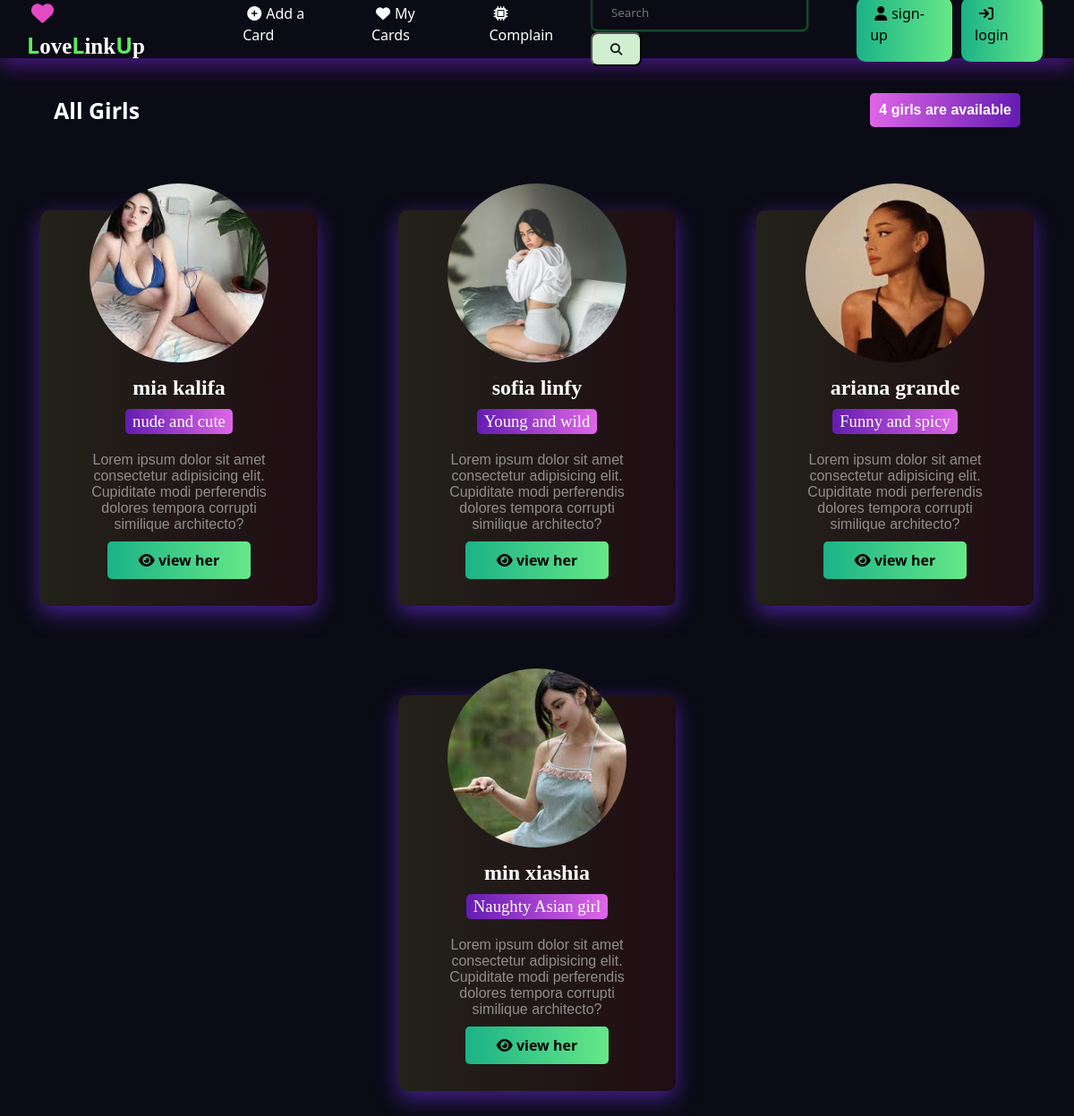
The page / on the database its author committed.
### advertiser/models.py (models this page shows, shortened)
class Girl(models.Model):
    user = models.ForeignKey(User, on_delete=models.CASCADE, null=True)
    username = models.CharField(max_length=20, unique=True)
    photo = models.ImageField(upload_to='girls/', null=True)
    title = models.CharField(max_length=100)
    description = models.TextField(max_length=700, null=True)
    phone = models.CharField(max_length=15)
    date = models.DateField(auto_now_add=True)

### advertiser/views.py (the view)
# urls.py: path('', views.indexView, name = 'index'),
def indexView(request):
    allgirls = Girl.objects.count()
    if request.user.is_authenticated:
        mygirls = Girl.objects.filter(user=request.user)
        mygirlsCount = Girl.objects.filter(user=request.user).count()
    else:
        mygirls = None
        mygirlsCount = 0
    girls = list(Girl.objects.all())
    random.shuffle(girls)
    context = {
        'girls': girls,
        'mygirls': mygirls,
        'mycount': mygirlsCount,
        'all': allgirls
    }
    return render(request, 'index.html', context)

### templates/index.html (shortened to what this page needs)
<!DOCTYPE html>
<html lang="en">
<head>
    {% load static %}
    <link rel="stylesheet" href="{% static 'css/style.css' %}">
    <link rel="stylesheet" href="https://cdnjs.cloudflare.com/ajax/libs/font-awesome/6.4.2/css/all.min.css"
 />
</head>
<body>
    <div class="navbar" id="navbar">
        <h1 class="logo"><i class="fa fa-heart" aria-hidden="true"></i><span>L</span>ove<span>L</span>ink<span>U</span>p
        </h1>
        {% if user.is_authenticated %}
        <ul class="menu">
            <li><a href="{% url 'add' %}"><i class="fa fa-plus-circle" aria-hidden="true"></i>Add a Card</a></li>
            <li><a href=""><i class="fa fa-heart" aria-hidden="true"></i>My Cards</a></li>
            <li><a href=""><i class="fa fa-microchip" aria-hidden="true"></i>Complain</a></li>
            <form method="GET" class="search">
                <input type='text' name='search-area' placeholder="Search" value="{{searchitem}}">
                <button type="submit"><i class="fa fa-search" aria-hidden="true"></i></button>
            </form>
            <li class="btn"><a href="{% url 'logout'  %}"><i class="fa fa-sign-out" aria-hidden="true"></i>logout</a>
            </li>
        </ul>
        {% else %}
        <ul class="menu">
            <li><a href="{% url 'login' %}"><i class="fa fa-plus-circle" aria-hidden="true"></i>Add a Card</a></li>
            <li><a href=""><i class="fa fa-heart" aria-hidden="true"></i>My Cards</a></li>
            <li><a href=""><i class="fa fa-microchip" aria-hidden="true"></i>Complain</a></li>
            <form method="GET" class="search">
                <input type='text' name='search-area' placeholder="Search" value="{{searchitem}}">
                <button type="submit"><i class="fa fa-search" aria-hidden="true"></i></button>
            </form>
            <li class="btn"><a href="{% url 'signup' %}"><i class="fa fa-user" aria-hidden="true"></i>sign-up</a></li>
            <li class="btn"><a href="{% url 'login' %}"><i class="fa fa-sign-in" aria-hidden="true"></i>login</a></li>
        </ul>
        {% endif %}
    </div>
    <div class="myhead">
        <h3 id="mycards" style="display: block;">All Girls</h3>
        <p>{{all}} girls are available</p>
    </div>
    <div class="container">
        {% if girls %}
        {% for girl in girls %}
        <div class="card">
            <img src="{{girl.photo.url}}" class="profile">
            <h2>{{girl.username}}</h2>
            <h3>{{girl.title}}</h3>
            <p>Lorem ipsum dolor sit amet consectetur adipisicing elit. Cupiditate modi perferendis dolores tempora
                corrupti similique architecto?</p>
            {% if user.is_authenticated %}
            <a href="{% url 'view' girl.id %}"><i class="fa-solid fa-eye"></i> view her</a>
            {% else %}
            <a href="{% url 'login' %}"><i class="fa-solid fa-eye"></i> view her</a>
            {% endif %}
        </div>
        {% endfor %}
        {% else %}
        <h3 class="nogls"><i class="fa fa-rocket" aria-hidden="true"></i> No any girls available right now, please come
            back later !</h3>
        {% endif %}
    </div>
</body>
</html>

### static/css/style.css (style rules this page uses)
* { margin: 0; padding: 0; font-family:system-ui, -apple-system, BlinkMacSystemFont, 'Segoe UI', Roboto, Oxygen, Ubuntu, Cantarell, 'Open Sans', 'Helvetica Neue', sans-serif; }
body { background-color: rgb(11, 11, 21); }
.navbar { display: flex; align-items: center; justify-content: space-between; width: 100%; z-index: 999; background-color: rgb(11, 11, 21); position: fixed; top: 0; left: 0; height: 65px; box-shadow: rgba(141, 41, 248, 0.491) 0px 8px 24px; }
.navbar .menu { display: flex; }
.menu li { padding: 5px 15px; margin: 5px; list-style: none; border-radius: 10px; }
.menu li a { text-decoration: none; color:#fff; transition: 0.2s; }
.menu li a i { padding: 5px 5px; }
.menu, .logo { margin: 30px; }
.logo i { color: rgb(228, 75, 195); padding: 5px 5px; }
.logo { font-size: 25px; color: #fff; font-family: cursive; }
.logo span { color: rgb(92, 234, 94); }
.navbar .menu .btn { transition: 0.2s; background: linear-gradient(to left, rgb(102, 232, 136), rgb(27, 178, 135)); }
.navbar .menu .btn a { color: black; transition: 0.2s; }
.search input { padding: 10px 20px; border-width:3px; border-color: rgba(47, 209, 96, 0.313); border-style: ridge; border-radius: 8px; background-color: transparent; color: white; }
.search::placeholder { color: rgb(92, 234, 94); }
.search button { padding: 8px 20px; background-color: rgb(208, 239, 208); color: black; transition: 0.3s; border-radius: 8px; }
.container { min-height: 70vh; height: auto; width: 100%; display: flex; align-items: center; justify-content: space-around; flex-wrap: wrap; }
.card { width: 25%; display: flex; margin: 50px 0px; box-shadow: rgba(118, 51, 252, 0.55) 0px 8px 24px; flex-direction: column; align-items: center; justify-content: center; color: #fff; border-radius: 10px; background: linear-gradient(to right, rgba(237, 234, 63, 0.1), rgba(214, 30, 6, 0.1)); padding: 30px 5px; }
.card h2 { font-family: cursive; margin-top: 15px; }
.card h3 { background: linear-gradient(to left, rgb(223, 102, 232), rgb(100, 27, 178)); font-family: cursive; font-weight: lighter; color: white; padding: 3px 8px; border-radius: 5px; margin: 10px; }
.card p { width: 80%; color: rgb(143, 142, 142); text-align: center; margin: 10px; font-family: sans-serif; }
.card img { border-radius: 50%; width: 200px; height: 200px; margin-top: -60px; }
.card a { background: linear-gradient(to left, rgb(102, 232, 136), rgb(27, 178, 135)); padding: 10px 35px; color: black; font-weight: bold; text-decoration: none; border-radius: 5px; }
.myhead { height: 65px; margin: 30px; margin-top: 90px; display: none; align-items: center; justify-content: space-between; padding: 0px 30px; display: flex; }
.myhead h3 { font-size: 25px; color: #fff; }
.myhead p { font-family: sans-serif; background: linear-gradient(to right, rgb(223, 102, 232), rgb(100, 27, 178)); color: #fff; font-weight: bold; padding: 10px; border-radius: 5px; }

### rows shown on the page
Girl: photo (picture), username "mia kalifa", title "nude and cute"
Girl: photo (picture), username "sofia linfy", title "Young and wild"
Girl: photo (picture), username "ariana grande", title "Funny and spicy"
Girl: photo (picture), username "min xiashia", title "Naughty Asian girl"

### other values the page prints
{{ all }} "4"
